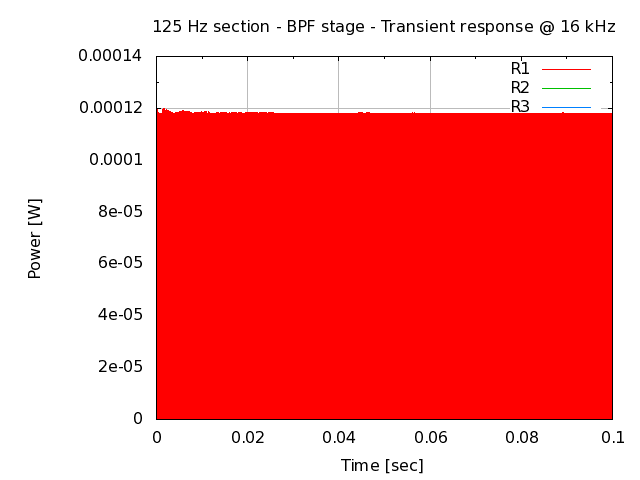

Reproduce this figure in gnuplot.
# set terminal
set term png

# set graph
set output "26.000.00.02.33.png"
set title "125 Hz section - BPF stage - Transient response @ 16 kHz"

# setup Y-axis
set grid ytics lt 1 lw 1 lc rgb "#bbbbbb"
set mytics
set ylabel "Power [W]"

# setup X-axis
set grid xtics lt 1 lw 1 lc rgb "#bbbbbb"
set mxtics
set xrange [0:0.1]
set xlabel "Time [sec]"

# setup plot style
set style data lines
plot '26.000.00.02.33.dat' using 1:2 title "R1", \
     '26.000.00.02.33.dat' using 1:3 title "R2", \
     '26.000.00.02.33.dat' using 1:4 title "R3"

# set output back to default
set output

# reset terminal type
set terminal pop
